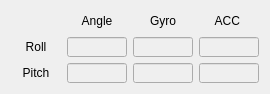
   <widget class="QWidget" name="gridLayoutWidget_15">
    <property name="geometry">
     <rect>
      <x>10</x>
      <y>230</y>
      <width>251</width>
      <height>74</height>
     </rect>
    </property>
    <property name="font">
     <font>
      <pointsize>9</pointsize>
     </font>
    </property>
    <layout class="QGridLayout" name="gridLayout_15">
     <item row="3" column="1">
      <widget class="QLineEdit" name="LE_SENSOR_CIMU_PITCH">
       <property name="enabled">
        <bool>false</bool>
       </property>
       <property name="sizePolicy">
        <sizepolicy hsizetype="Fixed" vsizetype="Fixed">
         <horstretch>0</horstretch>
         <verstretch>0</verstretch>
        </sizepolicy>
       </property>
       <property name="minimumSize">
        <size>
         <width>60</width>
         <height>20</height>
        </size>
       </property>
       <property name="maximumSize">
        <size>
         <width>60</width>
         <height>20</height>
        </size>
       </property>
       <property name="font">
        <font>
         <pointsize>9</pointsize>
        </font>
       </property>
       <property name="alignment">
        <set>Qt::AlignRight|Qt::AlignTrailing|Qt::AlignVCenter</set>
       </property>
       <property name="readOnly">
        <bool>true</bool>
       </property>
      </widget>
     </item>
     <item row="3" column="2">
      <widget class="QLineEdit" name="LE_SENSOR_CIMU_PITCH_VEL">
       <property name="enabled">
        <bool>false</bool>
       </property>
       <property name="sizePolicy">
        <sizepolicy hsizetype="Fixed" vsizetype="Fixed">
         <horstretch>0</horstretch>
         <verstretch>0</verstretch>
        </sizepolicy>
       </property>
       <property name="minimumSize">
        <size>
         <width>60</width>
         <height>20</height>
        </size>
       </property>
       <property name="maximumSize">
        <size>
         <width>60</width>
         <height>20</height>
        </size>
       </property>
       <property name="font">
        <font>
         <pointsize>9</pointsize>
        </font>
       </property>
       <property name="alignment">
        <set>Qt::AlignRight|Qt::AlignTrailing|Qt::AlignVCenter</set>
       </property>
       <property name="readOnly">
        <bool>true</bool>
       </property>
      </widget>
     </item>
     <item row="3" column="0">
      <widget class="QLabel" name="label_53">
       <property name="sizePolicy">
        <sizepolicy hsizetype="Fixed" vsizetype="Fixed">
         <horstretch>0</horstretch>
         <verstretch>0</verstretch>
        </sizepolicy>
       </property>
       <property name="minimumSize">
        <size>
         <width>50</width>
         <height>20</height>
        </size>
       </property>
       <property name="maximumSize">
        <size>
         <width>50</width>
         <height>20</height>
        </size>
       </property>
       <property name="font">
        <font>
         <pointsize>9</pointsize>
        </font>
       </property>
       <property name="text">
        <string>Pitch</string>
       </property>
       <property name="alignment">
        <set>Qt::AlignCenter</set>
       </property>
      </widget>
     </item>
     <item row="3" column="3">
      <widget class="QLineEdit" name="LE_SENSOR_CIMU_PITCH_ACC">
       <property name="enabled">
        <bool>false</bool>
       </property>
       <property name="sizePolicy">
        <sizepolicy hsizetype="Fixed" vsizetype="Fixed">
         <horstretch>0</horstretch>
         <verstretch>0</verstretch>
        </sizepolicy>
       </property>
       <property name="minimumSize">
        <size>
         <width>60</width>
         <height>20</height>
        </size>
       </property>
       <property name="maximumSize">
        <size>
         <width>60</width>
         <height>20</height>
        </size>
       </property>
       <property name="font">
        <font>
         <pointsize>9</pointsize>
        </font>
       </property>
       <property name="alignment">
        <set>Qt::AlignRight|Qt::AlignTrailing|Qt::AlignVCenter</set>
       </property>
       <property name="readOnly">
        <bool>true</bool>
       </property>
      </widget>
     </item>
     <item row="0" column="3">
      <widget class="QLabel" name="label_60">
       <property name="sizePolicy">
        <sizepolicy hsizetype="Fixed" vsizetype="Fixed">
         <horstretch>0</horstretch>
         <verstretch>0</verstretch>
        </sizepolicy>
       </property>
       <property name="minimumSize">
        <size>
         <width>60</width>
         <height>20</height>
        </size>
       </property>
       <property name="maximumSize">
        <size>
         <width>60</width>
         <height>20</height>
        </size>
       </property>
       <property name="font">
        <font>
         <pointsize>9</pointsize>
        </font>
       </property>
       <property name="text">
        <string>ACC </string>
       </property>
       <property name="alignment">
        <set>Qt::AlignCenter</set>
       </property>
      </widget>
     </item>
     <item row="0" column="2">
      <widget class="QLabel" name="label_49">
       <property name="sizePolicy">
        <sizepolicy hsizetype="Fixed" vsizetype="Fixed">
         <horstretch>0</horstretch>
         <verstretch>0</verstretch>
        </sizepolicy>
       </property>
       <property name="minimumSize">
        <size>
         <width>60</width>
         <height>20</height>
        </size>
       </property>
       <property name="maximumSize">
        <size>
         <width>60</width>
         <height>20</height>
        </size>
       </property>
       <property name="font">
        <font>
         <pointsize>9</pointsize>
        </font>
       </property>
       <property name="text">
        <string>Gyro</string>
       </property>
       <property name="alignment">
        <set>Qt::AlignCenter</set>
       </property>
      </widget>
     </item>
     <item row="0" column="1">
      <widget class="QLabel" name="label_52">
       <property name="sizePolicy">
        <sizepolicy hsizetype="Fixed" vsizetype="Fixed">
         <horstretch>0</horstretch>
         <verstretch>0</verstretch>
        </sizepolicy>
       </property>
       <property name="minimumSize">
        <size>
         <width>60</width>
         <height>20</height>
        </size>
       </property>
       <property name="maximumSize">
        <size>
         <width>60</width>
         <height>20</height>
        </size>
       </property>
       <property name="font">
        <font>
         <pointsize>9</pointsize>
        </font>
       </property>
       <property name="text">
        <string>Angle</string>
       </property>
       <property name="alignment">
        <set>Qt::AlignCenter</set>
       </property>
      </widget>
     </item>
     <item row="1" column="0" rowspan="2">
      <widget class="QLabel" name="label_54">
       <property name="sizePolicy">
        <sizepolicy hsizetype="Fixed" vsizetype="Fixed">
         <horstretch>0</horstretch>
         <verstretch>0</verstretch>
        </sizepolicy>
       </property>
       <property name="minimumSize">
        <size>
         <width>50</width>
         <height>20</height>
        </size>
       </property>
       <property name="maximumSize">
        <size>
         <width>50</width>
         <height>20</height>
        </size>
       </property>
       <property name="font">
        <font>
         <pointsize>9</pointsize>
        </font>
       </property>
       <property name="text">
        <string>Roll</string>
       </property>
       <property name="alignment">
        <set>Qt::AlignCenter</set>
       </property>
      </widget>
     </item>
     <item row="1" column="1" rowspan="2">
      <widget class="QLineEdit" name="LE_SENSOR_CIMU_ROLL">
       <property name="enabled">
        <bool>false</bool>
       </property>
       <property name="sizePolicy">
        <sizepolicy hsizetype="Fixed" vsizetype="Fixed">
         <horstretch>0</horstretch>
         <verstretch>0</verstretch>
        </sizepolicy>
       </property>
       <property name="minimumSize">
        <size>
         <width>60</width>
         <height>20</height>
        </size>
       </property>
       <property name="maximumSize">
        <size>
         <width>60</width>
         <height>20</height>
        </size>
       </property>
       <property name="font">
        <font>
         <pointsize>9</pointsize>
        </font>
       </property>
       <property name="alignment">
        <set>Qt::AlignRight|Qt::AlignTrailing|Qt::AlignVCenter</set>
       </property>
       <property name="readOnly">
        <bool>true</bool>
       </property>
      </widget>
     </item>
     <item row="1" column="2" rowspan="2">
      <widget class="QLineEdit" name="LE_SENSOR_CIMU_ROLL_VEL">
       <property name="enabled">
        <bool>false</bool>
       </property>
       <property name="sizePolicy">
        <sizepolicy hsizetype="Fixed" vsizetype="Fixed">
         <horstretch>0</horstretch>
         <verstretch>0</verstretch>
        </sizepolicy>
       </property>
       <property name="minimumSize">
        <size>
         <width>60</width>
         <height>20</height>
        </size>
       </property>
       <property name="maximumSize">
        <size>
         <width>60</width>
         <height>20</height>
        </size>
       </property>
       <property name="font">
        <font>
         <pointsize>9</pointsize>
        </font>
       </property>
       <property name="alignment">
        <set>Qt::AlignRight|Qt::AlignTrailing|Qt::AlignVCenter</set>
       </property>
       <property name="readOnly">
        <bool>true</bool>
       </property>
      </widget>
     </item>
     <item row="1" column="3" rowspan="2">
      <widget class="QLineEdit" name="LE_SENSOR_CIMU_ROLL_ACC">
       <property name="enabled">
        <bool>false</bool>
       </property>
       <property name="sizePolicy">
        <sizepolicy hsizetype="Fixed" vsizetype="Fixed">
         <horstretch>0</horstretch>
         <verstretch>0</verstretch>
        </sizepolicy>
       </property>
       <property name="minimumSize">
        <size>
         <width>60</width>
         <height>20</height>
        </size>
       </property>
       <property name="maximumSize">
        <size>
         <width>60</width>
         <height>20</height>
        </size>
       </property>
       <property name="font">
        <font>
         <pointsize>9</pointsize>
        </font>
       </property>
       <property name="alignment">
        <set>Qt::AlignRight|Qt::AlignTrailing|Qt::AlignVCenter</set>
       </property>
       <property name="readOnly">
        <bool>true</bool>
       </property>
      </widget>
     </item>
    </layout>
   </widget>
